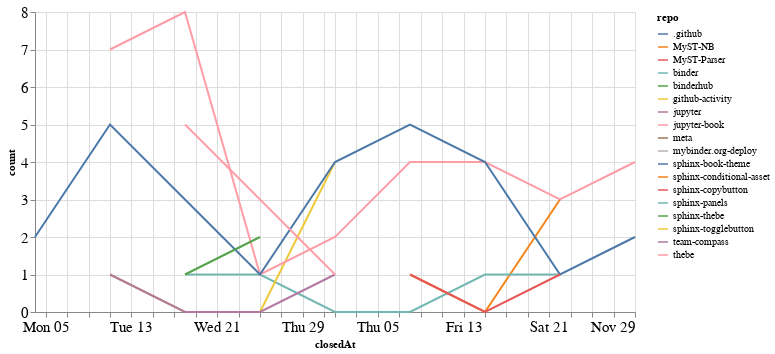

Notebook code for this chart:
### Code cell
closed_by_time = closed_by.groupby('repo').resample('W', on='closedAt').count()['author'].reset_index()
closed_by_time = closed_by_time.rename(columns={'author': 'count'})

alt.Chart(closed_by_time, width=600).mark_line().encode(
    x='closedAt',
    y='count',
    color='repo',
    tooltip="repo"
)

### Figure 1 — Vega-Lite specification as saved in the notebook (floating-point values rounded to 4 significant figures)
{"config": {"axisLeft": {"labelFontSize": 15}, "axisBottom": {"labelFontSize": 15}}, "data": {"name": "data-d9dc0bc8761542740c2abedb94a7aad3"}, "mark": "line", "encoding": {"color": {"type": "nominal", "field": "repo"}, "tooltip": {"type": "nominal", "field": "repo"}, "x": {"type": "temporal", "field": "closedAt"}, "y": {"type": "quantitative", "field": "count"}}, "width": 600, "$schema": "https://vega.github.io/schema/vega-lite/v4.8.1.json", "datasets": {"data-d9dc0bc8761542740c2abedb94a7aad3": [{"repo": ".github", "closedAt": "2020-11-08T00:00:00", "count": 1}, {"repo": "MyST-NB", "closedAt": "2020-11-08T00:00:00", "count": 1}, {"repo": "MyST-NB", "closedAt": "2020-11-15T00:00:00", "count": 0}, {"repo": "MyST-NB", "closedAt": "2020-11-22T00:00:00", "count": 3}, {"repo": "MyST-Parser", "closedAt": "2020-10-11T00:00:00", "count": 1}, {"repo": "binder", "closedAt": "2020-10-18T00:00:00", "count": 1}, {"repo": "binder", "closedAt": "2020-10-25T00:00:00", "count": 1}, {"repo": "binder", "closedAt": "2020-11-01T00:00:00", "count": 0}, {"repo": "binder", "closedAt": "2020-11-08T00:00:00", "count": 0}, {"repo": "binder", "closedAt": "2020-11-15T00:00:00", "count": 1}, {"repo": "binder", "closedAt": "2020-11-22T00:00:00", "count": 1}, {"repo": "binderhub", "closedAt": "2020-11-01T00:00:00", "count": 1}, {"repo": "github-activity", "closedAt": "2020-10-11T00:00:00", "count": 1}, {"repo": "github-activity", "closedAt": "2020-10-18T00:00:00", "count": 0}, {"repo": "github-activity", "closedAt": "2020-10-25T00:00:00", "count": 0}, {"repo": "github-activity", "closedAt": "2020-11-01T00:00:00", "count": 4}, {"repo": "jupyter", "closedAt": "2020-10-11T00:00:00", "count": 1}, {"repo": "jupyter", "closedAt": "2020-10-18T00:00:00", "count": 0}, {"repo": "jupyter", "closedAt": "2020-10-25T00:00:00", "count": 0}, {"repo": "jupyter", "closedAt": "2020-11-01T00:00:00", "count": 1}, {"repo": "jupyter-book", "closedAt": "2020-10-11T00:00:00", "count": 7}, {"repo": "jupyter-book", "closedAt": "2020-10-18T00:00:00", "count": 8}, {"repo": "jupyter-book", "closedAt": "2020-10-25T00:00:00", "count": 1}, {"repo": "jupyter-book", "closedAt": "2020-11-01T00:00:00", "count": 2}, {"repo": "jupyter-book", "closedAt": "2020-11-08T00:00:00", "count": 4}, {"repo": "jupyter-book", "closedAt": "2020-11-15T00:00:00", "count": 4}, {"repo": "jupyter-book", "closedAt": "2020-11-22T00:00:00", "count": 3}, {"repo": "jupyter-book", "closedAt": "2020-11-29T00:00:00", "count": 4}, {"repo": "meta", "closedAt": "2020-11-29T00:00:00", "count": 1}, {"repo": "mybinder.org-deploy", "closedAt": "2020-10-18T00:00:00", "count": 1}, {"repo": "sphinx-book-theme", "closedAt": "2020-10-04T00:00:00", "count": 2}, {"repo": "sphinx-book-theme", "closedAt": "2020-10-11T00:00:00", "count": 5}, {"repo": "sphinx-book-theme", "closedAt": "2020-10-18T00:00:00", "count": 3}, {"repo": "sphinx-book-theme", "closedAt": "2020-10-25T00:00:00", "count": 1}, {"repo": "sphinx-book-theme", "closedAt": "2020-11-01T00:00:00", "count": 4}, {"repo": "sphinx-book-theme", "closedAt": "2020-11-08T00:00:00", "count": 5}, {"repo": "sphinx-book-theme", "closedAt": "2020-11-15T00:00:00", "count": 4}, {"repo": "sphinx-book-theme", "closedAt": "2020-11-22T00:00:00", "count": 1}, {"repo": "sphinx-book-theme", "closedAt": "2020-11-29T00:00:00", "count": 2}, {"repo": "sphinx-conditional-asset", "closedAt": "2020-10-25T00:00:00", "count": 2}, {"repo": "sphinx-copybutton", "closedAt": "2020-11-08T00:00:00", "count": 1}, {"repo": "sphinx-copybutton", "closedAt": "2020-11-15T00:00:00", "count": 0}, {"repo": "sphinx-copybutton", "closedAt": "2020-11-22T00:00:00", "count": 1}, {"repo": "sphinx-panels", "closedAt": "2020-10-18T00:00:00", "count": 1}, {"repo": "sphinx-thebe", "closedAt": "2020-10-18T00:00:00", "count": 1}, {"repo": "sphinx-thebe", "closedAt": "2020-10-25T00:00:00", "count": 2}, {"repo": "sphinx-togglebutton", "closedAt": "2020-10-25T00:00:00", "count": 3}, {"repo": "team-compass", "closedAt": "2020-10-11T00:00:00", "count": 1}, {"repo": "thebe", "closedAt": "2020-10-18T00:00:00", "count": 5}, {"repo": "thebe", "closedAt": "2020-10-25T00:00:00", "count": 3}, {"repo": "thebe", "closedAt": "2020-11-01T00:00:00", "count": 1}]}}
